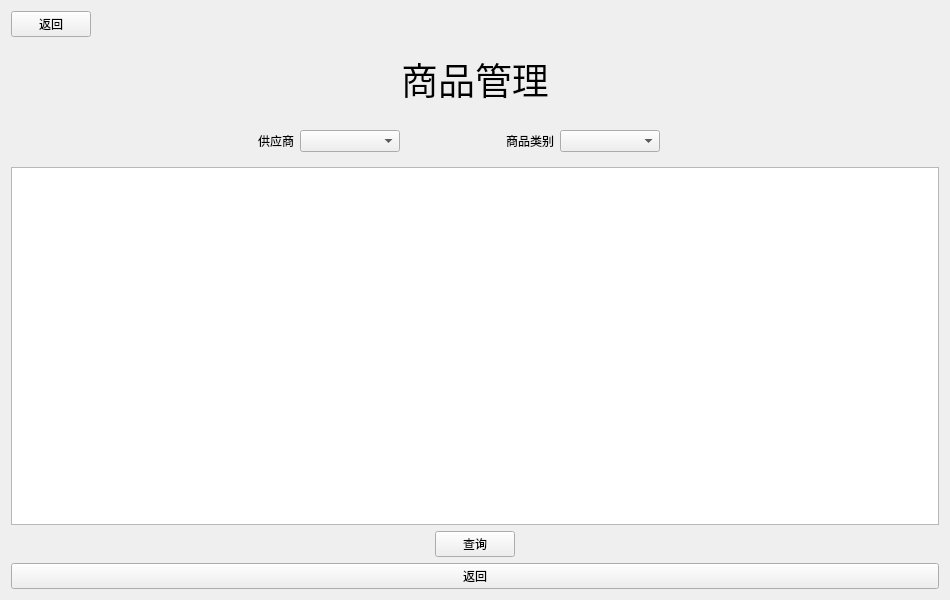
<?xml version="1.0" encoding="UTF-8"?>
<ui version="4.0">
 <class>GoodManangeForm</class>
 <widget class="QWidget" name="GoodManangeForm">
  <property name="geometry">
   <rect>
    <x>0</x>
    <y>0</y>
    <width>950</width>
    <height>600</height>
   </rect>
  </property>
  <property name="windowTitle">
   <string>Form</string>
  </property>
  <layout class="QGridLayout" name="gridLayout">
   <item row="4" column="0" colspan="3">
    <widget class="QWidget" name="widget" native="true">
     <layout class="QHBoxLayout" name="horizontalLayout">
      <property name="leftMargin">
       <number>0</number>
      </property>
      <property name="topMargin">
       <number>0</number>
      </property>
      <property name="rightMargin">
       <number>0</number>
      </property>
      <property name="bottomMargin">
       <number>0</number>
      </property>
      <item>
       <spacer name="horizontalSpacer_3">
        <property name="orientation">
         <enum>Qt::Horizontal</enum>
        </property>
        <property name="sizeHint" stdset="0">
         <size>
          <width>40</width>
          <height>20</height>
         </size>
        </property>
       </spacer>
      </item>
      <item>
       <spacer name="horizontalSpacer_5">
        <property name="orientation">
         <enum>Qt::Horizontal</enum>
        </property>
        <property name="sizeHint" stdset="0">
         <size>
          <width>40</width>
          <height>20</height>
         </size>
        </property>
       </spacer>
      </item>
      <item>
       <widget class="QPushButton" name="pushButton_find">
        <property name="text">
         <string>查询</string>
        </property>
       </widget>
      </item>
      <item>
       <spacer name="horizontalSpacer_7">
        <property name="orientation">
         <enum>Qt::Horizontal</enum>
        </property>
        <property name="sizeHint" stdset="0">
         <size>
          <width>40</width>
          <height>20</height>
         </size>
        </property>
       </spacer>
      </item>
      <item>
       <spacer name="horizontalSpacer_4">
        <property name="orientation">
         <enum>Qt::Horizontal</enum>
        </property>
        <property name="sizeHint" stdset="0">
         <size>
          <width>40</width>
          <height>20</height>
         </size>
        </property>
       </spacer>
      </item>
     </layout>
    </widget>
   </item>
   <item row="2" column="1">
    <widget class="QWidget" name="widget_2" native="true">
     <layout class="QHBoxLayout" name="horizontalLayout_2">
      <item>
       <widget class="QLabel" name="label_2">
        <property name="text">
         <string>供应商</string>
        </property>
       </widget>
      </item>
      <item>
       <widget class="QComboBox" name="comboBox">
        <property name="minimumSize">
         <size>
          <width>100</width>
          <height>0</height>
         </size>
        </property>
       </widget>
      </item>
      <item>
       <spacer name="horizontalSpacer_8">
        <property name="orientation">
         <enum>Qt::Horizontal</enum>
        </property>
        <property name="sizeHint" stdset="0">
         <size>
          <width>100</width>
          <height>20</height>
         </size>
        </property>
       </spacer>
      </item>
      <item>
       <widget class="QLabel" name="label_3">
        <property name="text">
         <string>商品类别</string>
        </property>
       </widget>
      </item>
      <item>
       <widget class="QComboBox" name="comboBox_2">
        <property name="minimumSize">
         <size>
          <width>100</width>
          <height>0</height>
         </size>
        </property>
       </widget>
      </item>
     </layout>
    </widget>
   </item>
   <item row="5" column="0" colspan="3">
    <widget class="QPushButton" name="pushButton_refresh">
     <property name="text">
      <string>返回</string>
     </property>
    </widget>
   </item>
   <item row="1" column="0" colspan="3">
    <widget class="QWidget" name="widget_3" native="true">
     <property name="styleSheet">
      <string notr="true"/>
     </property>
     <layout class="QHBoxLayout" name="horizontalLayout_3">
      <item>
       <spacer name="horizontalSpacer">
        <property name="orientation">
         <enum>Qt::Horizontal</enum>
        </property>
        <property name="sizeHint" stdset="0">
         <size>
          <width>349</width>
          <height>20</height>
         </size>
        </property>
       </spacer>
      </item>
      <item>
       <widget class="QLabel" name="label">
        <property name="font">
         <font>
          <family>Agency FB</family>
          <pointsize>28</pointsize>
         </font>
        </property>
        <property name="text">
         <string>商品管理</string>
        </property>
        <property name="alignment">
         <set>Qt::AlignCenter</set>
        </property>
       </widget>
      </item>
      <item>
       <spacer name="horizontalSpacer_2">
        <property name="orientation">
         <enum>Qt::Horizontal</enum>
        </property>
        <property name="sizeHint" stdset="0">
         <size>
          <width>349</width>
          <height>20</height>
         </size>
        </property>
       </spacer>
      </item>
     </layout>
    </widget>
   </item>
   <item row="0" column="1" colspan="2">
    <spacer name="horizontalSpacer_11">
     <property name="orientation">
      <enum>Qt::Horizontal</enum>
     </property>
     <property name="sizeHint" stdset="0">
      <size>
       <width>690</width>
       <height>20</height>
      </size>
     </property>
    </spacer>
   </item>
   <item row="2" column="0">
    <spacer name="horizontalSpacer_9">
     <property name="orientation">
      <enum>Qt::Horizontal</enum>
     </property>
     <property name="sizeHint" stdset="0">
      <size>
       <width>225</width>
       <height>20</height>
      </size>
     </property>
    </spacer>
   </item>
   <item row="2" column="2">
    <spacer name="horizontalSpacer_10">
     <property name="orientation">
      <enum>Qt::Horizontal</enum>
     </property>
     <property name="sizeHint" stdset="0">
      <size>
       <width>225</width>
       <height>20</height>
      </size>
     </property>
    </spacer>
   </item>
   <item row="3" column="0" colspan="3">
    <widget class="QTableView" name="tableView"/>
   </item>
   <item row="0" column="0">
    <widget class="QPushButton" name="pushButton_close">
     <property name="maximumSize">
      <size>
       <width>80</width>
       <height>16777215</height>
      </size>
     </property>
     <property name="text">
      <string>返回</string>
     </property>
    </widget>
   </item>
  </layout>
 </widget>
 <resources/>
 <connections/>
</ui>
